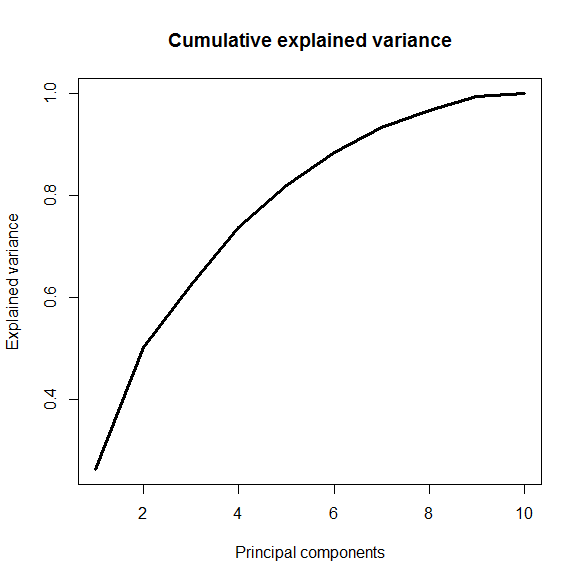

R code for this plot:
rm(list=ls(all=TRUE))

# please change your working directory
#setwd("C:/...")

library(xts)
load("data.RData")

pca = prcomp(na.omit(crypto_returns_selec_xts))
plot(summary(pca)$importance[3,], type = "l", lwd = 3, 
     main = "Cumulative explained variance", xlab = "Principal components", 
     ylab = "Explained variance")
